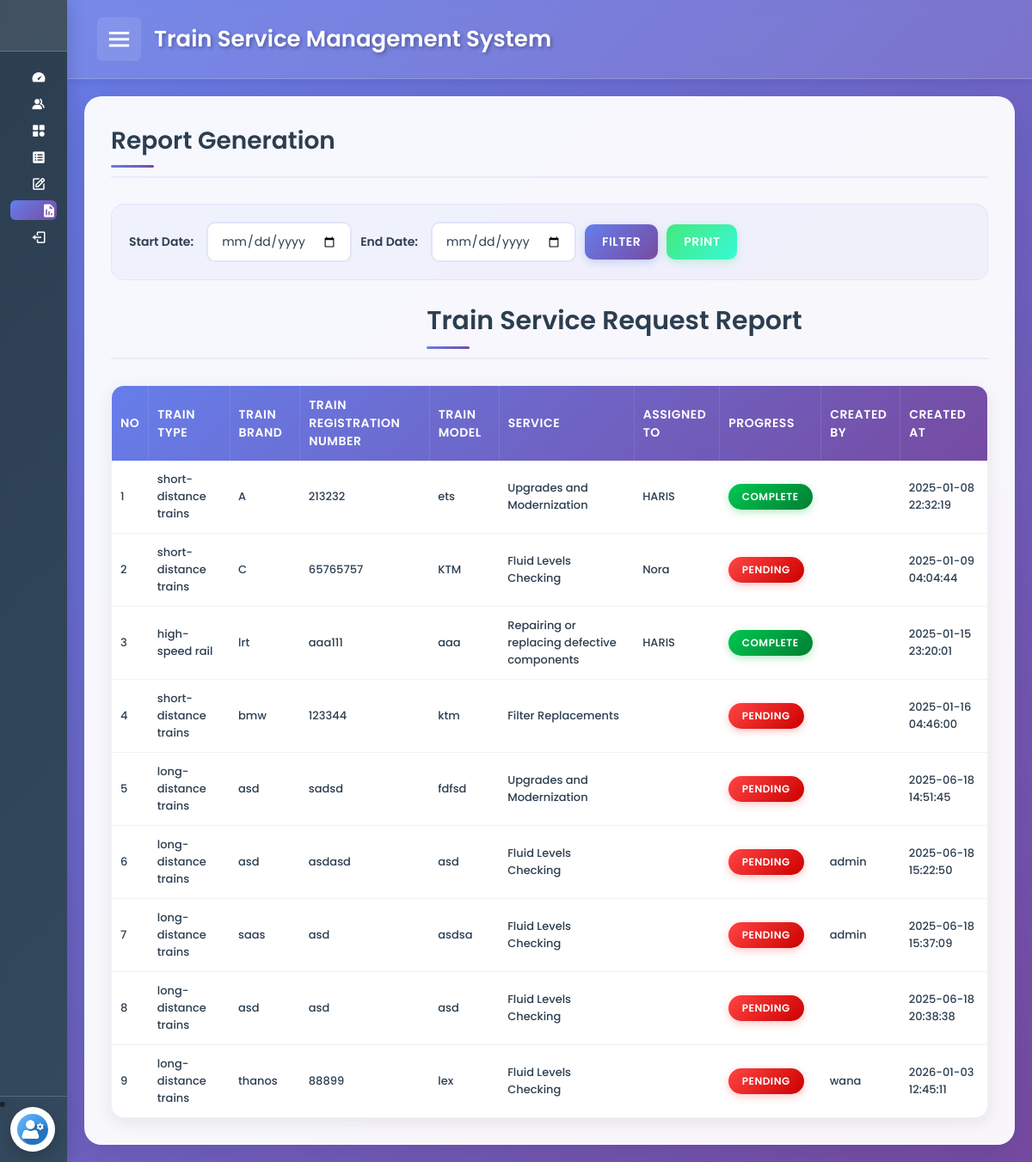
Screenshot of /train1_old/report.php (signed in) with the database file from the repository.
### tables this page shows
CREATE TABLE `service_request` (
  `request_id` int(11) NOT NULL,
  `train_type_id` int(11) DEFAULT NULL,
  `train_brand` varchar(255) DEFAULT NULL,
  `train_registration_number` varchar(255) DEFAULT NULL,
  `train_model` varchar(255) DEFAULT NULL,
  `gate_number` varchar(50) DEFAULT NULL,
  `service_id` int(11) DEFAULT NULL,
  `assigned_to_id` int(11) DEFAULT NULL,
  `status` int(11) DEFAULT 0,
  `created_at` timestamp NOT NULL DEFAULT current_timestamp(),
  `user_id` int(11) NOT NULL
);

CREATE TABLE `categories` (
  `id` int(30) NOT NULL,
  `category` varchar(250) NOT NULL,
  `status` tinyint(1) NOT NULL DEFAULT 1,
  `date_created` datetime NOT NULL DEFAULT current_timestamp()
);

CREATE TABLE `service_list` (
  `id` int(30) NOT NULL,
  `service` text NOT NULL,
  `description` text NOT NULL,
  `status` tinyint(4) NOT NULL DEFAULT 1,
  `date_created` datetime NOT NULL DEFAULT current_timestamp()
);

CREATE TABLE `mechanics_list` (
  `id` int(30) NOT NULL,
  `mechanic` text NOT NULL,
  `contact` varchar(50) NOT NULL,
  `email` varchar(150) NOT NULL,
  `status` tinyint(1) NOT NULL DEFAULT 1,
  `date_created` datetime NOT NULL DEFAULT current_timestamp()
);

CREATE TABLE `users` (
  `id` int(11) NOT NULL,
  `username` varchar(50) NOT NULL,
  `email` varchar(100) NOT NULL,
  `password` varchar(255) NOT NULL,
  `password_salt` varchar(255) DEFAULT NULL,
  `verification_code` varchar(255) NOT NULL,
  `is_verified` tinyint(1) DEFAULT 0,
  `created_at` timestamp NOT NULL DEFAULT current_timestamp(),
  `otp` int(6) UNSIGNED DEFAULT NULL,
  `otp_expiration` timestamp NULL DEFAULT NULL,
  `identity` varchar(255) DEFAULT 'staff'
);

### train1_old/report.php (the view, shortened to what this page needs)
<?php
@include 'config.php';
$serviceRequestQuery = "SELECT sr.*, c.category AS train_type, sl.service, ml.mechanic, u.username
                       FROM service_request sr
                       LEFT JOIN categories c ON sr.train_type_id = c.id
                       LEFT JOIN service_list sl ON sr.service_id = sl.id
                       LEFT JOIN mechanics_list ml ON sr.assigned_to_id = ml.id
                       LEFT JOIN users u ON sr.user_id = u.id";
$serviceRequestStmt = $pdo->prepare($serviceRequestQuery);
if (!$serviceRequestStmt->execute()) {
    die('Error fetching service request data: ' . print_r($serviceRequestStmt->errorInfo(), true));
}
$startDate = isset($_GET['startDate']) ? $_GET['startDate'] : '';
$endDate = isset($_GET['endDate']) ? $_GET['endDate'] : '';
$serviceRequestStmt->bindParam(':startDate', $startDate, PDO::PARAM_STR);
$serviceRequestStmt->bindParam(':endDate', $endDate, PDO::PARAM_STR);
$currentPage = basename($_SERVER['PHP_SELF']);
?>
<!DOCTYPE html>
<html lang="en">
	<head>
		<link href="css/admin/admin.css" rel="stylesheet"/>
    <link href="css/admin/report.css" rel="stylesheet"/>
		<link rel="stylesheet" href="https://cdnjs.cloudflare.com/ajax/libs/font-awesome/5.15.4/css/all.min.css" />
		<link href='https://unpkg.com/boxicons@2.0.7/css/boxicons.min.css' rel='stylesheet'>
	</head>
	<body>
		<div class="sidebar close">
			<div class="logo-details">
			  <a href="dashboard.php">
				<img src="images/favicon.ico" alt="TSMS" style="padding-left: 20px; padding-right: 40px; width: 2.5rem;height: 2.5rem;max-height: unset">
			  </a>
			</div>
			<ul class="nav-links">
			  <li>
				<a href="dashboard.php">
					<i class='bx bxs-tachometer' ></i>
				</a>
			  </li>
			  <li>
				<a href="mechanics.php">
					<i class='bx bxs-group'></i>
				</a>
			  </li>
			  <li>
				<a href="category.php">
					<i class='bx bxs-category' ></i>
				</a>
			  </li>
			  <li>
				<a href="service.php">
					<i class='bx bxs-spreadsheet'></i>
				</a>
			  </li>
			  <li>
				<a href="service-request.php">
					<i class='bx bx-edit'></i>
				</a>
			  </li>
			  <li  class="<?php echo ($currentPage == 'report.php') ? 'active' : ''; ?>">
				<a href="report.php">
					<i class='bx bxs-report'></i>
				</a>
			  </li>
			  <li>
				<a href="#" id="logoutBtn">
					<i class='bx bx-log-out'></i>
				</a>
			  </li>
			</ul>
			<li>
			<div class="profile-details">
			  <div class="profile-content">
				<img src="images/user-gear.png" alt="profileImg">
			  </div>
			</div>
		  </li>
		  </div>
		  <section class="home-section">
			<div class="home-content">
			  <i class='bx bx-menu'></i>
			  <span class="text">Train Service Management System</span>
			</div>
			<div class="content">
				<div class="content-header">
					<h3 class="content-title">Report Generation</h3>
				</div>
          <div class="date-filter-row">
              <form method="get" action="">
                  <label for="startDate">Start Date:</label>
                  <input type="date" id="startDate" name="startDate" value="<?php echo htmlspecialchars($startDate); ?>">
                  <label for="endDate">End Date:</label>
                  <input type="date" id="endDate" name="endDate" value="<?php echo htmlspecialchars($endDate); ?>">
                  <button type="submit" name="filter">Filter</button>
                  <button type="button" onclick="printReport()">Print</button>
              </form>
          </div>
          <div class="content-header" style="display: block;">
					  <h3 class="content-title" style="margin-left: 36%; margin-bottom: 0px; font-size: 30px;">Train Service Request Report</h3>
				  </div>
          <div class="services-request-table-container">
            <?php
              if ($serviceRequestStmt->rowCount() > 0) {
            ?>
            <table class="services-request-table print-table">
                <thead>
                <tr>
                    <th>No</th>
                    <th>Train Type</th>
                    <th>Train Brand</th>
                    <th>Train Registration Number</th>
                    <th>Train Model</th>
                    <th>Service</th>
                    <th>Assigned To</th>
                    <th>Progress</th>
                    <th>Created By</th>
                    <th>Created At</th>
                </tr>
                </thead>
                <tbody>
                <?php
                    $rowCount = 0;
                    while ($serviceRequest = $serviceRequestStmt->fetch(PDO::FETCH_ASSOC)) {
                        $rowCount++;
                        $statusClass = ($serviceRequest['status'] == 1) ? 'complete' : 'pending';
                        ?>
                        <tr>
                          <td><?php echo $rowCount; ?></td>
                          <td><?php echo htmlspecialchars($serviceRequest['train_type']); ?></td>
                          <td><?php echo htmlspecialchars($serviceRequest['train_brand']); ?></td>
                          <td><?php echo htmlspecialchars($serviceRequest['train_registration_number']); ?></td>
                          <td><?php echo htmlspecialchars($serviceRequest['train_model']); ?></td>
                          <td><?php echo htmlspecialchars($serviceRequest['service']); ?></td>
                          <td><?php echo htmlspecialchars($serviceRequest['mechanic']); ?></td>
                          <td>
                              <button class="status-btn <?php echo $statusClass; ?>"
                                      data-service-request-id="<?php echo $serviceRequest['request_id']; ?>"
                                      onclick="toggleProgress(<?php echo $serviceRequest['request_id']; ?>, <?php echo $serviceRequest['status']; ?>)">
                                  <?php echo $serviceRequest['status'] == 1 ? 'Complete' : 'Pending'; ?>
                              </button>
                          </td>
                          <td><?php echo htmlspecialchars($serviceRequest['username']); ?></td>
                          <td><?php echo htmlspecialchars($serviceRequest['created_at']); ?></td>
                        </tr>
                        <?php
                    }
                    ?>
                </tbody>
                </table>
                <?php
                } else {
                    echo '<p style="text-align: center; color: red;">No records found between the selected dates.</p>';
                }
                ?>
          </div>
			</div>
		  </section>
	</body>
</html>

### train1_old/css/admin/admin.css (style rules this page uses)
* { margin: 0; padding: 0; box-sizing: border-box; font-family: "Poppins", sans-serif; }
body { background: linear-gradient(135deg, #667eea 0%, #764ba2 100%); min-height: 100vh; overflow-x: hidden; }
.sidebar { position: fixed; left: 0; top: 0; height: 100%; width: 260px; background: linear-gradient(135deg, #2c3e50 0%, #34495e 100%); z-index: 99; transition: all 0.5s ease; box-shadow: 0 0 20px rgba(0, 0, 0, 0.2); }
.sidebar.close { width: 78px; }
.sidebar .logo-details { height: 60px; display: flex; align-items: center; position: relative; background: rgba(255, 255, 255, 0.1); backdrop-filter: blur(10px); border-bottom: 1px solid rgba(255, 255, 255, 0.2); }
.sidebar .nav-links { margin-top: 10px; height: calc(100% - 150px); overflow-y: auto; }
.sidebar .nav-links li { position: relative; margin: 8px 0; list-style: none; }
.sidebar .nav-links li.active { background: linear-gradient(135deg, #667eea 0%, #764ba2 100%); border-radius: 6px; margin: 8px 12px; }
.sidebar .nav-links li a { display: flex; height: 100%; width: 100%; border-radius: 6px; align-items: center; text-decoration: none; transition: all 0.4s ease; background: transparent; padding: 0 20px; color: #fff; }
.sidebar .nav-links li i { min-width: 50px; text-align: center; font-size: 18px; color: #fff; }
.sidebar .profile-details { position: fixed; bottom: 0; width: 260px; display: flex; align-items: center; justify-content: space-between; background: rgba(255, 255, 255, 0.1); padding: 12px 0; transition: all 0.5s ease; backdrop-filter: blur(10px); border-top: 1px solid rgba(255, 255, 255, 0.2); }
.sidebar.close .profile-details { background: none; width: 78px; }
.sidebar .profile-details .profile-content { display: flex; align-items: center; }
.sidebar .profile-details img { height: 52px; width: 52px; object-fit: cover; border-radius: 50%; margin: 0 14px 0 12px; background: #fff; padding: 8px; box-shadow: 0 5px 15px rgba(0, 0, 0, 0.2); }
.home-section { position: relative; background: transparent; min-height: 100vh; top: 0; left: 78px; width: calc(100% - 78px); transition: all 0.5s ease; z-index: 2; }
.home-section .home-content { color: #fff; display: flex; align-items: center; flex-wrap: wrap; padding: 20px; background: rgba(255, 255, 255, 0.1); backdrop-filter: blur(10px); border-bottom: 1px solid rgba(255, 255, 255, 0.2); box-shadow: 0 2px 10px rgba(0, 0, 0, 0.1); }
.home-content .bx-menu { color: #fff; font-size: 35px; margin: 0 15px; cursor: pointer; border-radius: 6px; background: rgba(255, 255, 255, 0.1); padding: 8px; transition: all 0.3s ease; }
.home-content .text { color: #fff; font-size: 26px; font-weight: 600; text-shadow: 2px 2px 4px rgba(0, 0, 0, 0.3); }
.content { padding: 25px; background: transparent; min-height: calc(100vh - 80px); }
.content-header { margin-bottom: 30px; display: flex; justify-content: space-between; align-items: center; }
.content-title { color: #fff; font-size: 28px; font-weight: 600; text-shadow: 2px 2px 4px rgba(0, 0, 0, 0.3); position: relative; display: inline-block; }
.content-title::after { content: ''; position: absolute; bottom: -8px; left: 0; width: 60px; height: 3px; background: linear-gradient(135deg, #667eea 0%, #764ba2 100%); border-radius: 2px; }

### rows the page displays
service_request: train_type.category "short-distance trains", train_brand "A", train_registration_number "213232", train_model "ets", service.service "Upgrades and Modernization", assigned_to.mechanic "HARIS", status "COMPLETE", created_at "2025-01-08 22:32:19"
service_request: train_type.category "short-distance trains", train_brand "C", train_registration_number "65765757", train_model "KTM", service.service "Fluid Levels Checking", assigned_to.mechanic "Nora", status "PENDING", created_at "2025-01-09 04:04:44"
service_request: train_type.category "high-speed rail", train_brand "lrt", train_registration_number "aaa111", train_model "aaa", service.service "Repairing or replacing defective components", assigned_to.mechanic "HARIS", status "COMPLETE", created_at "2025-01-15 23:20:01"
service_request: train_type.category "short-distance trains", train_brand "bmw", train_registration_number "123344", train_model "ktm", service.service "Filter Replacements", status "PENDING", created_at "2025-01-16 04:46:00"
service_request: train_type.category "long-distance trains", train_brand "asd", train_registration_number "sadsd", train_model "fdfsd", service.service "Upgrades and Modernization", status "PENDING", created_at "2025-06-18 14:51:45"
service_request: train_type.category "long-distance trains", train_brand "asd", train_registration_number "asdasd", train_model "asd", service.service "Fluid Levels Checking", status "PENDING", user.username "admin", created_at "2025-06-18 15:22:50"
service_request: train_type.category "long-distance trains", train_brand "saas", train_registration_number "asd", train_model "asdsa", service.service "Fluid Levels Checking", status "PENDING", user.username "admin", created_at "2025-06-18 15:37:09"
service_request: train_type.category "long-distance trains", train_brand "asd", train_registration_number "asd", train_model "asd", service.service "Fluid Levels Checking", status "PENDING", created_at "2025-06-18 20:38:38"
service_request: train_type.category "long-distance trains", train_brand "thanos", train_registration_number "88899", train_model "lex", service.service "Fluid Levels Checking", status "PENDING", user.username "wana", created_at "2026-01-03 12:45:11"
